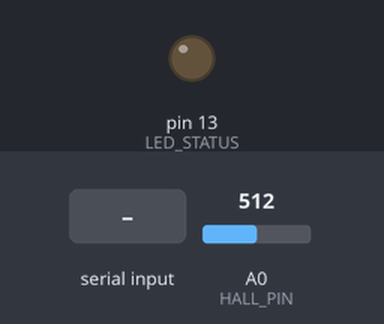
The sketch below on a simulated Arduino Leonardo, built with avr-gcc and run on an emulated ATmega32U4. Shown: output pins drawn as LEDs (lit = HIGH). The test bench sets the inputs (shaded band); at power-on: A0 (HALL_PIN) = 512. The audio player accepts every command and is not drawn; what the sketch prints to the serial monitor is not drawn.

Above: at 2.7 s.
2.8 s: A0 (HALL_PIN) set to 716
At 5.5 s:
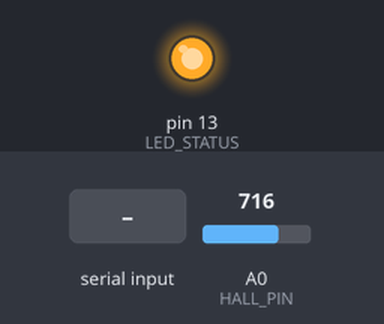
5.8 s: "O" received over the second serial link
At 8.3 s:
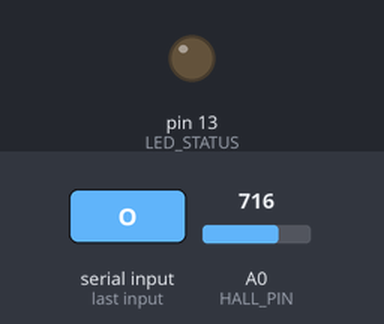
8.8 s: A0 (HALL_PIN) set to 534
11.3 s: A0 (HALL_PIN) set to 503
Timing chart, 0 to 13.8 s (numbered marks = the images above; inputs shaded):
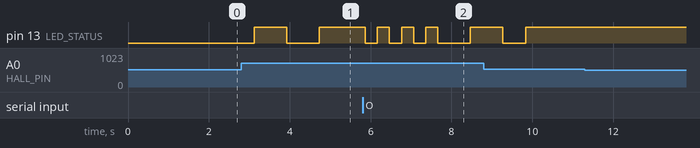

The sketch:

_____Leonardo.ino
```cpp
// ============================================================
//  握力成神系統 — Arduino Leonardo
//  通訊：Serial1（D0/D1）→ HC-05 A Master → 自走車 UNO
//  DFPlayer：SoftwareSerial D10(RX) / D11(TX)
//  USB：接電腦，Serial 顯示霍爾數值
// ============================================================
//  SD 卡（FAT32，mp3 資料夾）：
//    0001.mp3 → 系統啟動
//    0002.mp3 → 加速
//    0003.mp3 → 減速
//    0004.mp3 → 疲勞警告
//    0005.mp3 → 障礙物
//    0006.mp3 → 放開握力
// ============================================================

#include <SoftwareSerial.h>
#include <DFPlayerMini_Fast.h>

SoftwareSerial dfSerial(10, 11);
DFPlayerMini_Fast dfPlayer;

// ── 接腳 ──
const byte HALL_PIN   = A0;
const byte LED_STATUS = 13;

// ── 霍爾閾值（依實測）──
const int HALL_FAST    = 680;   // > 680 快速
const int HALL_MID     = 528;   // > 528 中速
const int HALL_SLOW    = 518;   // > 518 慢速
const int HALL_STARTUP = 518;   // 啟動閾值（獨立，不影響放開判斷）
const int HALL_RELEASE = 200;   // < 200 才算真正放開（靜止約 105）

// ── 語音檔編號 ──
const byte SFX_START    = 1;
const byte SFX_FASTER   = 2;
const byte SFX_SLOWER   = 3;
const byte SFX_FATIGUE  = 4;
const byte SFX_OBSTACLE = 5;
const byte SFX_RELEASE  = 6;

const unsigned long SFX_DURATION[] = {
  0, 3000, 2500, 3000, 4000, 3000, 2500
};

// ── 計時常數 ──
const unsigned long FATIGUE_TIME   = 20000UL;
const unsigned long START_DURATION = 2000UL;
const unsigned long PRINT_INTERVAL = 100UL;

// ── 狀態機 ──
enum SystemState { STATE_WAIT, STATE_ACTIVE, STATE_FINISHED };
SystemState sysState = STATE_WAIT;

bool systemActive = false;

// ── 語音（非阻塞）──
bool          voicePlaying = false;
unsigned long voiceEndTime = 0;
byte          voiceQueue   = 0;

// ── 啟動偵測 ──
bool          isHallHigh        = false;
unsigned long hallHighStartTime = 0;

// ── 疲勞計時 ──
bool          fatiguePlayed  = false;
unsigned long hallActiveStart = 0;

// ── 放開提示（true = 已播，等下次握力才重置）──
bool releasePlayed    = false;
bool hasGrippedOnce  = false;  // 啟動後至少握過一次

// ── 速度段追蹤 ──
byte lastSpeedLevel = 255;
byte lastSentLevel  = 255;

unsigned long lastPrintTime = 0;
unsigned long lastBlinkTime = 0;

// ============================================================
void requestVoice(byte track, bool urgent = false) {
  if (urgent) {
    dfPlayer.stop();
    delay(30);
    dfPlayer.play(track);
    voicePlaying = true;
    voiceEndTime = millis() + SFX_DURATION[track];
    voiceQueue   = 0;
    Serial.print(F("[語音-強插] 軌道 ")); Serial.println(track);
  } else if (!voicePlaying) {
    dfPlayer.play(track);
    voicePlaying = true;
    voiceEndTime = millis() + SFX_DURATION[track];
    Serial.print(F("[語音] 軌道 ")); Serial.println(track);
  } else {
    if (voiceQueue == 0) voiceQueue = track;
  }
}

void updateVoice() {
  if (voicePlaying && millis() >= voiceEndTime) {
    voicePlaying = false;
    if (voiceQueue != 0) {
      byte next = voiceQueue;
      voiceQueue = 0;
      requestVoice(next);
    }
  }
}

void sendSpeedLevel(byte level) {
  if (level != lastSentLevel) {
    Serial1.write('0' + level);
    lastSentLevel = level;
  }
}

byte getSpeedLevel(int val) {
  if (val > HALL_FAST) return 3;
  if (val > HALL_MID)  return 2;
  if (val > HALL_SLOW) return 1;
  return 0;
}

void printHallValue(int val) {
  if (millis() - lastPrintTime < PRINT_INTERVAL) return;
  lastPrintTime = millis();

  String bar = "[";
  int barLen = 0;
  const char* speedText;

  if      (val > HALL_FAST) { barLen = 20; speedText = "快速 <<<"; }
  else if (val > HALL_MID)  { barLen = 13; speedText = "中速 <<";  }
  else if (val > HALL_SLOW) { barLen = 7;  speedText = "慢速 <";   }
  else                      { barLen = 0;  speedText = "停止";     }

  for (int i = 0; i < 20; i++) bar += (i < barLen) ? '#' : '-';
  bar += "]";

  Serial.print(F("霍爾值：")); Serial.print(val);
  Serial.print('\t'); Serial.print(bar);
  Serial.print('\t'); Serial.println(speedText);
}

void blinkLED(unsigned long interval) {
  if (millis() - lastBlinkTime >= interval) {
    lastBlinkTime = millis();
    digitalWrite(LED_STATUS, !digitalRead(LED_STATUS));
  }
}

// ============================================================
void setup() {
  Serial1.begin(9600);
  Serial.begin(9600);
  while (!Serial);

  pinMode(HALL_PIN,   INPUT);
  pinMode(LED_STATUS, OUTPUT);

  dfSerial.begin(9600);
  delay(1000);

  if (!dfPlayer.begin(dfSerial)) {
    Serial.println(F("DFPlayer 初始化失敗！"));
    for (int i = 0; i < 20; i++) {
      digitalWrite(LED_STATUS, HIGH); delay(80);
      digitalWrite(LED_STATUS, LOW);  delay(80);
    }
  } else {
    Serial.println(F("DFPlayer 正常！"));
  }
  dfPlayer.volume(28);

  lastSentLevel = 255;
  sendSpeedLevel(0);

  Serial.println(F("========================================"));
  Serial.println(F("  Leonardo Ready！持握 2 秒啟動系統"));
  Serial.println(F("========================================"));
}

// ============================================================
void loop() {
  int hallValue = analogRead(HALL_PIN);

  updateVoice();
  printHallValue(hallValue);

  // ── 障礙物訊號 ──
  if (Serial1.available()) {
    char msg = Serial1.read();
    if (msg == 'O' && sysState != STATE_FINISHED) {
      sendSpeedLevel(0);
      requestVoice(SFX_OBSTACLE, true);
      sysState     = STATE_FINISHED;
      systemActive = false;
      Serial.println(F("⚠ 障礙物！系統結束"));
    }
  }

  switch (sysState) {

    // ── 等待啟動 ──
    case STATE_WAIT: {
      blinkLED(800);
      sendSpeedLevel(0);

      if (hallValue > HALL_STARTUP) {
        if (!isHallHigh) {
          isHallHigh        = true;
          hallHighStartTime = millis();
          Serial.println(F(">>> 偵測到握力，計時中..."));
        } else if (millis() - hallHighStartTime >= START_DURATION) {
          sysState        = STATE_ACTIVE;
          systemActive    = true;
          hasGrippedOnce  = false;
          hallActiveStart = millis();
          fatiguePlayed   = false;
          releasePlayed   = false;
          lastSentLevel   = 255;
          lastSpeedLevel  = 255;
          sendSpeedLevel(0);
          requestVoice(SFX_START);
          digitalWrite(LED_STATUS, HIGH);
          Serial.println(F("✓ 系統啟動！"));
        }
      } else {
        if (isHallHigh) {
          isHallHigh = false;
          Serial.println(F("✗ 握力中斷，重新計時"));
        }
        digitalWrite(LED_STATUS, LOW);
      }
      break;
    }

    // ── 運行中 ──
    case STATE_ACTIVE: {
      byte speedLevel = getSpeedLevel(hallValue);

      if (speedLevel > 0) {
        // 有握力
        hasGrippedOnce  = true;
        releasePlayed   = false;
        if (hallActiveStart == 0) hallActiveStart = millis();
        unsigned long activeDuration = millis() - hallActiveStart;

        // 疲勞保護
        if (activeDuration >= FATIGUE_TIME && !fatiguePlayed) {
          fatiguePlayed   = true;
          sendSpeedLevel(0);
          requestVoice(SFX_FATIGUE, true);
          hallActiveStart = millis();
          Serial.println(F("⚠ 疲勞警告！"));
        }

        // 加速語音
        if (!voicePlaying &&
            lastSpeedLevel != 255 &&
            lastSpeedLevel != 0 &&
            speedLevel > lastSpeedLevel) {
          requestVoice(SFX_FASTER);
          Serial.println(F("↑ 加速！"));
        }

        // 減速語音
        if (!voicePlaying &&
            lastSpeedLevel != 255 &&
            speedLevel < lastSpeedLevel &&
            speedLevel > 0) {
          requestVoice(SFX_SLOWER);
          Serial.println(F("↓ 減速！"));
        }

        lastSpeedLevel = speedLevel;
        sendSpeedLevel(speedLevel);

      } else {
        // 放開握力
        // 【關鍵修正】用 HALL_RELEASE 判斷真正放開（靜止約 105）
        // 且必須 hasGrippedOnce 才播，避免啟動後尚未握就觸發
        if (hallValue < HALL_RELEASE && !releasePlayed && hasGrippedOnce) {
          releasePlayed = true;
          sendSpeedLevel(0);
          requestVoice(SFX_RELEASE);
          Serial.println(F("○ 放開握力"));
        }
        hallActiveStart = 0;
        fatiguePlayed   = false;
        lastSpeedLevel  = 0;
        sendSpeedLevel(0);
      }
      break;
    }

    // ── 系統結束 ── 長按 5 秒重啟
    case STATE_FINISHED: {
      sendSpeedLevel(0);
      blinkLED(300);

      if (hallValue > HALL_STARTUP) {
        if (!isHallHigh) {
          isHallHigh        = true;
          hallHighStartTime = millis();
        } else if (millis() - hallHighStartTime >= 5000UL) {
          sysState       = STATE_WAIT;
          systemActive   = false;
          isHallHigh     = false;
          lastSentLevel  = 255;
          lastSpeedLevel = 255;
          sendSpeedLevel(0);
          Serial.println(F("↺ 系統重啟"));
        }
      } else {
        isHallHigh = false;
      }
      break;
    }
  }
}
```

Measured:
- after the input at 2.8 s, pin 13 (LED_STATUS): LOW → HIGH after 0.33 s, → LOW 0.80 s later, → HIGH 0.80 s later
- after the input at 5.8 s, pin 13 (LED_STATUS): goes 3 × (LOW 0.30 s, HIGH 0.30 s), LOW 0.80 s, then HIGH, starting after 0.06 s
- after the input at 11.3 s, every drawn part: stays the same
